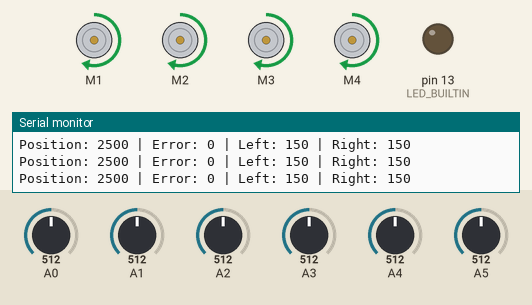
This sketch was run on a simulated Arduino Uno, built with avr-gcc and run on an emulated ATmega328P. Shown: 4 × DC motor (green arrow = forward, orange = backward, longer = faster), output pins drawn as LEDs (lit = HIGH), the last lines printed to the serial monitor. The inputs (shaded band) are chosen by the test bench; at power-on: A0 = 512, A5 = 512, A3 = 512, A4 = 512, A2 = 512, A1 = 512.

Above: at 13.7 s.
13.8 s: A0 set to 190
At 14.3 s:
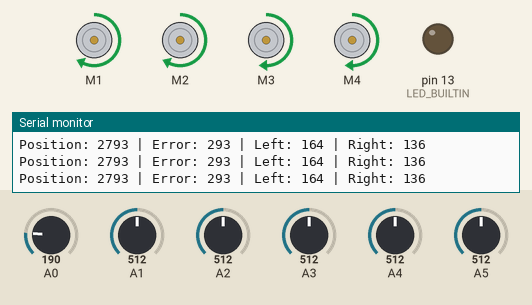
15.4 s: A5 set to 30
At 16.6 s:
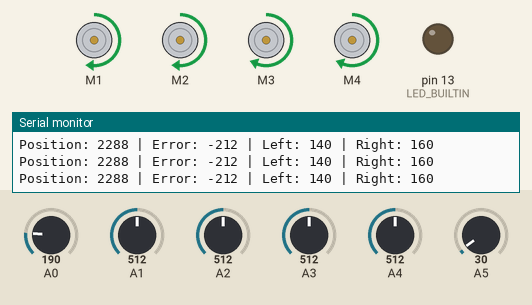
16.9 s: A3 set to 390
At 17.6 s:
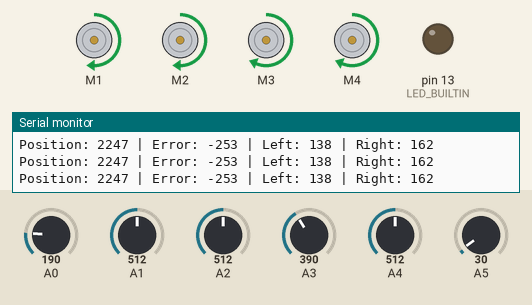
18.4 s: A4 set to 30
At 19.5 s:
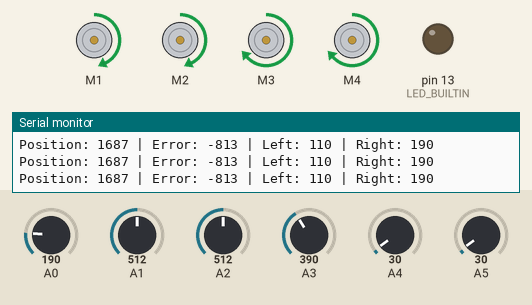
19.9 s: A3 set to 190
At 21.1 s:
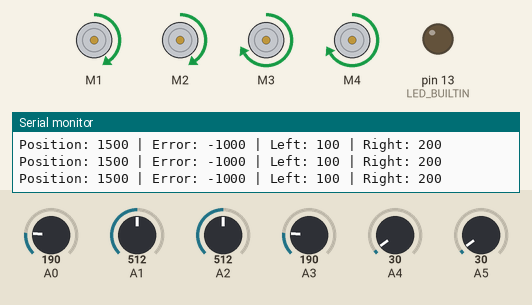
21.5 s: A2 set to 390
At 22.4 s:
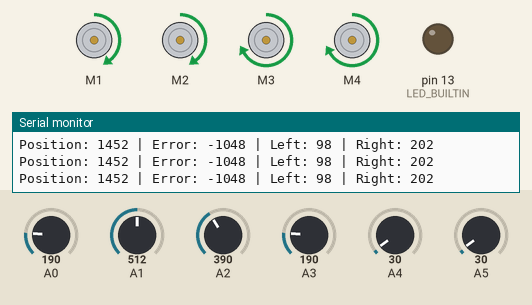
Timing chart, 0 to 24.0 s (numbered marks = the images above; inputs shaded):
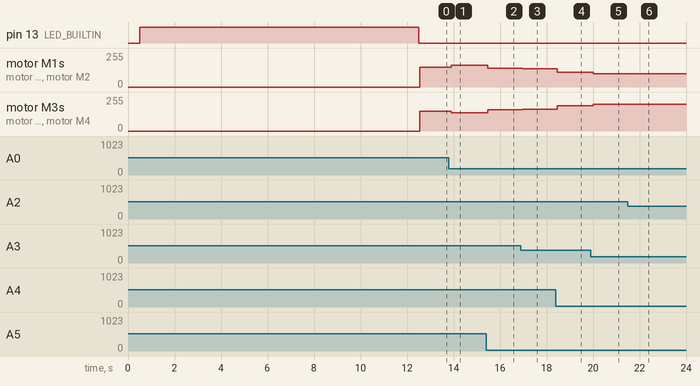

The sketch:

arraysensorrobot.ino
```cpp
#include <AFMotor.h>
#include <QTRSensors.h>

// QTR sensor setup
QTRSensors qtr;
const uint8_t SensorCount = 6;
uint16_t sensorValues[SensorCount];

// Define motors (using Adafruit Motor Shield V1)
AF_DCMotor motor1(1, MOTOR12_1KHZ);
AF_DCMotor motor2(2, MOTOR12_1KHZ);
AF_DCMotor motor3(3, MOTOR34_1KHZ);
AF_DCMotor motor4(4, MOTOR34_1KHZ);

// Control variables
int baseSpeed = 150;
float Kp = 0.05; // Proportional gain, adjust as needed

void setup() {
  Serial.begin(9600);

  // Setup QTR sensor array
  qtr.setTypeAnalog();
  qtr.setSensorPins((const uint8_t[]){A0, A1, A2, A3, A4, A5}, SensorCount);
  qtr.setEmitterPin(2);

  delay(500);
  pinMode(LED_BUILTIN, OUTPUT);
  digitalWrite(LED_BUILTIN, HIGH);

  // Calibrate QTR sensors
  for (uint16_t i = 0; i < 400; i++) {
    qtr.calibrate();
    delay(5);
  }

  digitalWrite(LED_BUILTIN, LOW);

  // Print calibration results
  for (uint8_t i = 0; i < SensorCount; i++) {
    Serial.print(qtr.calibrationOn.minimum[i]);
    Serial.print(' ');
  }
  Serial.println();

  for (uint8_t i = 0; i < SensorCount; i++) {
    Serial.print(qtr.calibrationOn.maximum[i]);
    Serial.print(' ');
  }
  Serial.println();
}

void loop() {
  // Read line position (0 to 5000)
  uint16_t position = qtr.readLineBlack(sensorValues);
  int error = position - 2500; // Center is 2500

  int turn = Kp * error;

  int leftSpeed = constrain(baseSpeed + turn, 0, 255);
  int rightSpeed = constrain(baseSpeed - turn, 0, 255);

  Serial.print("Position: ");
  Serial.print(position);
  Serial.print(" | Error: ");
  Serial.print(error);
  Serial.print(" | Left: ");
  Serial.print(leftSpeed);
  Serial.print(" | Right: ");
  Serial.println(rightSpeed);

  driveMotors(leftSpeed, rightSpeed);
}

void driveMotors(int leftSpeed, int rightSpeed) {
  // LEFT side motors (1 and 2)
  motor1.setSpeed(leftSpeed);
  motor1.run(FORWARD);
  motor2.setSpeed(leftSpeed);
  motor2.run(FORWARD);

  // RIGHT side motors (3 and 4)
  motor3.setSpeed(rightSpeed);
  motor3.run(FORWARD);
  motor4.setSpeed(rightSpeed);
  motor4.run(FORWARD);
}
```

mazenav.cpp
```cpp
// MazeNavigation.cpp - Implementations for MazeExplorer methods
#include "mazenav.h"

// Replace these stubs with your actual motor control and sensor logic
#include <Arduino.h>
#include <AFMotor.h>
#include <QTRSensors.h>

// === Motor Setup === //
AF_DCMotor motor1(1, MOTOR12_1KHZ);
AF_DCMotor motor2(2, MOTOR12_1KHZ);
AF_DCMotor motor3(3, MOTOR34_1KHZ);
AF_DCMotor motor4(4, MOTOR34_1KHZ);

// === QTR Sensor Setup === //
QTRSensors qtr;
const uint8_t SensorCount = 6;
uint16_t sensorValues[SensorCount];

void MazeExplorer::moveForward()
{
    // Simple line following loop to move forward to the next node
    while (!isJunction())
    {
        uint16_t pos = qtr.readLineBlack(sensorValues);
        int error = pos - 2500; // 0 to 5000

        int baseSpeed = 150;
        int correction = error / 20;

        int leftSpeed = baseSpeed - correction;
        int rightSpeed = baseSpeed + correction;

        motor1.setSpeed(leftSpeed);
        motor2.setSpeed(leftSpeed);
        motor3.setSpeed(rightSpeed);
        motor4.setSpeed(rightSpeed);

        motor1.run(FORWARD);
        motor2.run(FORWARD);
        motor3.run(FORWARD);
        motor4.run(FORWARD);
    }
    stopMotors();
    delay(100); // small pause at junction
}

void MazeExplorer::turnLeft()
{
    motor1.run(BACKWARD);
    motor2.run(BACKWARD);
    motor3.run(FORWARD);
    motor4.run(FORWARD);
    motor1.setSpeed(150);
    motor2.setSpeed(150);
    motor3.setSpeed(150);
    motor4.setSpeed(150);
    delay(350); // TODO: adjust for 90 degree turn
    stopMotors();
}

void MazeExplorer::turnRight()
{
    motor1.run(FORWARD);
    motor2.run(FORWARD);
    motor3.run(BACKWARD);
    motor4.run(BACKWARD);
    motor1.setSpeed(150);
    motor2.setSpeed(150);
    motor3.setSpeed(150);
    motor4.setSpeed(150);
    delay(350);
    stopMotors();
}

void MazeExplorer::turnAround()
{
    motor1.run(BACKWARD);
    motor2.run(BACKWARD);
    motor3.run(FORWARD);
    motor4.run(FORWARD);
    motor1.setSpeed(150);
    motor2.setSpeed(150);
    motor3.setSpeed(150);
    motor4.setSpeed(150);
    delay(700); // TODO adjust for 180 degree turn
    stopMotors();
}

void MazeExplorer::stopMotors()
{
    motor1.run(RELEASE);
    motor2.run(RELEASE);
    motor3.run(RELEASE);
    motor4.run(RELEASE);
}

bool MazeExplorer::isJunction()
{
    qtr.readCalibrated(sensorValues);
    int activeCount = 0;
    for (int i = 0; i < SensorCount; ++i)
    {
        if (sensorValues[i] > 200)
            activeCount++;
    }
    return activeCount >= 4; // TODO tune threshold for your maze
}
```

mazenav.h
```cpp
#ifndef MAZE_NAVIGATION_H
#define MAZE_NAVIGATION_H

#include <Arduino.h>
#include <vector>
#include <queue>
#include <stack>

// === Direction & Movement Enums === //
enum Direction
{
    NORTH = 0,
    EAST = 1,
    SOUTH = 2,
    WEST = 3
};

enum Movement
{
    MOVE_FORWARD,
    TURN_LEFT,
    TURN_RIGHT,
    TURN_AROUND
};

// === Node Struct for Maze Grid === //
struct Node
{
    int x, y;
    Node(int x = 0, int y = 0) : x(x), y(y) {}

    bool operator==(const Node &other) const
    {
        return x == other.x && y == other.y;
    }
};

// === Planner for Known Mazes === //
class MazePlanner
{
public:
    MazePlanner(const std::vector<std::vector<int>> &maze)
        : maze_(maze), rows(maze.size()), cols(maze[0].size()) {}

    std::vector<Node> findShortestPath()
    {
        Node start, goal;
        for (int y = 0; y < rows; ++y)
        {
            for (int x = 0; x < cols; ++x)
            {
                if (maze_[y][x] == 2)
                    start = Node(x, y);
                if (maze_[y][x] == 3)
                    goal = Node(x, y);
            }
        }

        std::queue<Node> q;
        std::vector<std::vector<Node>> parent(rows, std::vector<Node>(cols, {-1, -1}));
        std::vector<std::vector<bool>> visited(rows, std::vector<bool>(cols, false));
        std::vector<std::vector<int>> dir = {{0, 1}, {1, 0}, {0, -1}, {-1, 0}};

        q.push(start);
        visited[start.y][start.x] = true;

        while (!q.empty())
        {
            Node curr = q.front();
            q.pop();
            if (curr == goal)
                break;

            for (auto d : dir)
            {
                int nx = curr.x + d[0], ny = curr.y + d[1];
                if (nx >= 0 && ny >= 0 && nx < cols && ny < rows &&
                    maze_[ny][nx] != 0 && !visited[ny][nx])
                {
                    q.push({nx, ny});
                    visited[ny][nx] = true;
                    parent[ny][nx] = curr;
                }
            }
        }

        std::vector<Node> path;
        for (Node at = goal; at.x != -1; at = parent[at.y][at.x])
        {
            path.push_back(at);
        }
        std::reverse(path.begin(), path.end());
        return path;
    }

private:
    std::vector<std::vector<int>> maze_;
    int rows, cols;
};

// === Explorer for Unknown Maze (DFS) === //
class MazeExplorer
{
public:
    MazeExplorer() {}

    void exploreMazeDFS()
    {
        std::stack<Node> stack;
        Node current(0, 0); // Starting at origin
        stack.push(current);
        visited.push_back(current);

        while (!stack.empty())
        {
            current = stack.top();

            if (hasUnvisitedNeighbor(current))
            {
                Node next = getUnvisitedNeighbor(current);
                moveTo(current, next);
                stack.push(next);
                visited.push_back(next);
            }
            else
            {
                stack.pop();
                if (!stack.empty())
                {
                    moveTo(current, stack.top()); // Backtrack
                }
            }
        }
    }

    // === Movement Primitives === //
    void moveForward(); // Follows line until junction
    void turnLeft();    // Turns robot 90° left
    void turnRight();   // Turns robot 90° right
    void turnAround();  // Turns robot 180°
    void stopMotors();  // Stops all motors
    bool isJunction();  // Returns true at junction

private:
    std::vector<Node> visited;

    bool hasUnvisitedNeighbor(const Node &node)
    {
        for (auto dir : {NORTH, EAST, SOUTH, WEST})
        {
            Node n = neighbor(node, dir);
            if (!isVisited(n) && isPath(n))
                return true;
        }
        return false;
    }

    Node getUnvisitedNeighbor(const Node &node)
    {
        for (auto dir : {NORTH, EAST, SOUTH, WEST})
        {
            Node n = neighbor(node, dir);
            if (!isVisited(n) && isPath(n))
                return n;
        }
        return node;
    }

    bool isVisited(const Node &node)
    {
        for (const auto &n : visited)
        {
            if (n == node)
                return true;
        }
        return false;
    }

    Node neighbor(const Node &node, Direction dir)
    {
        switch (dir)
        {
        case NORTH:
            return Node(node.x, node.y - 1);
        case EAST:
            return Node(node.x + 1, node.y);
        case SOUTH:
            return Node(node.x, node.y + 1);
        case WEST:
            return Node(node.x - 1, node.y);
        }
        return node;
    }

    bool isPath(const Node &node)
    {
        // Placeholder TODO: this needs be determined with sensors
        return true;
    }

    void moveTo(const Node &from, const Node &to)
    {
        int dx = to.x - from.x;
        int dy = to.y - from.y;

        Direction desired;
        if (dx == 1)
            desired = EAST;
        else if (dx == -1)
            desired = WEST;
        else if (dy == 1)
            desired = SOUTH;
        else
            desired = NORTH;

        int turn = (desired - currentDirection + 4) % 4;
        switch (turn)
        {
        case 0:
            break;
        case 1:
            turnRight();
            break;
        case 2:
            turnAround();
            break;
        case 3:
            turnLeft();
            break;
        }

        moveForward();
        currentDirection = desired;
    }

    Direction currentDirection = NORTH;
};

#endif // MAZE_NAVIGATION_H
```

Measured:
- after the input at 13.8 s, motor M1, motor M2: forward 150/255 → forward 164/255 after 0.11 s; motor M3, motor M4: forward 150/255 → forward 136/255 after 0.11 s
- after the input at 15.4 s, motor M1, motor M2: forward 164/255 → forward 140/255 after 0.08 s; motor M3, motor M4: forward 136/255 → forward 160/255 after 0.08 s
- after the input at 16.9 s, motor M1, motor M2: forward 140/255 → forward 138/255 after 0.07 s; motor M3, motor M4: forward 160/255 → forward 162/255 after 0.07 s
- after the input at 18.4 s, motor M1, motor M2: forward 138/255 → forward 110/255 after 0.06 s; motor M3, motor M4: forward 162/255 → forward 190/255 after 0.06 s
- after the input at 19.9 s, motor M1, motor M2: forward 110/255 → forward 100/255 after 0.10 s; motor M3, motor M4: forward 190/255 → forward 200/255 after 0.10 s
- after the input at 21.5 s, motor M1, motor M2: forward 100/255 → forward 98/255 after 0.07 s; motor M3, motor M4: forward 200/255 → forward 202/255 after 0.07 s
